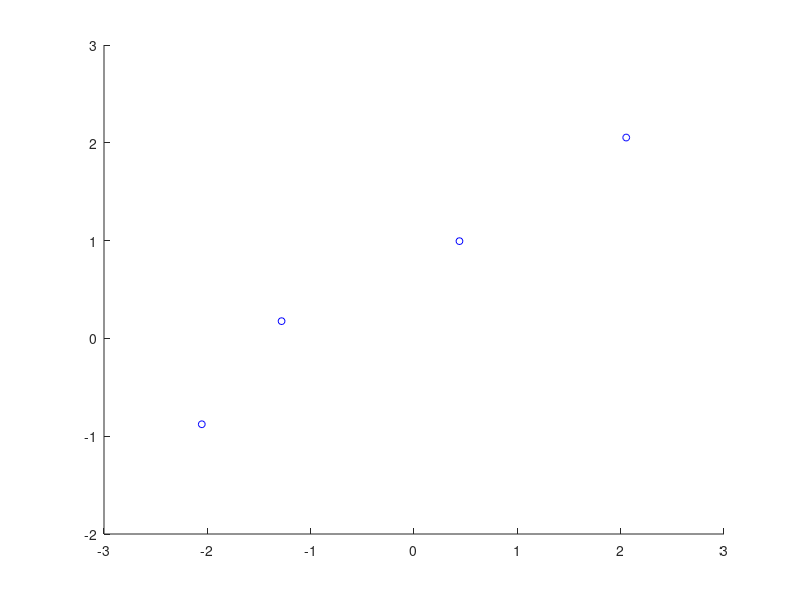

The MATLAB script that drew this image:
clc;
clear all;
close all;
format long;
dash = ('----------------------------------');
%% SIGNAL DETECTION for UNEQUAL VARIANCE BTW NOISE AND SIGNAL

% when we have rate responses 
% we have different ORDERED n categories
% categories are separated by n-1 criterions (lambda1,lambda2..etc)
% we want to calculate for each criterion: P_FA and P_H
% ?(-1)(P_H) and ?(-1)(P_FA) fit a straight line

n = 6; %number categories, == len(N)== len(s)
n_lambdas = n-1;
t_n= 100; % number of NOISE inputs 

t_sn= 100;% number of SIGNAL+noise inputs
tot_obs = 100;%for simplicity, since its the same for Noise and Signal

N = [2,31,57,8,2,0]; %Noise
N_CR = [2,31,57];
N_FA = [8,2,0]; 
%------------------------------
S = [2,14,27,38,15,4]; %Signal(+noise)
S_M = [2,14,27];
S_H = [38,15,4];
%%
No_responses_N = sum(N(1:3))
No_responses_S = sum(N(4:6))
Yes_responses_N = sum(S(1:3))
Yes_responses_S = sum(S(4:6))

Tot_NO = [No_responses_N,No_responses_S]
Tot_YES = [Yes_responses_N,Yes_responses_S]

%% 

%two_by_two_table(:,:,n_lambdas)= zeros(2, 2, n_lambdas)
for i = 1:n_lambdas
   disp (['criterion ',num2str(i)])
   N_NO_per_lambda =  sum(N(1:i))
   S_NO_per_lambda =  sum(S(1:i))
   N_YES_per_lambda =  sum(N(i:n_lambdas))
   S_YES_per_lambda =  sum(N(i:n_lambdas))
   %two_by_two_table(:,:,i) = [N_NO_per_lambda,N_YES_per_lambda;S_NO_per_lambda,S_YES_per_lambda]
   disp (dash)
end

for i = 1:n_lambdas
    disp (['criterion ',num2str(i)])
   %two_by_two_table(i) 
end

%% cumulatives

Cum_N = cumsum(N)
Cum_S = cumsum(S)
disp(dash)

%% initialization
% P_H = zeros(1,n); %row vectors
% P_FA = zeros(1,n);
%%
for i= 1:n-1 % 1,2,3,4,5,n
    P_FA(i) = (tot_obs-Cum_N(i))/tot_obs;
    P_H(i) = (tot_obs-Cum_S(i))/tot_obs;
end

P_FA 
P_H 
%% standardize
Z_FA = norminv(P_FA)
Z_H = norminv(P_H)


%%	ROC RECECIVER OPERATING PARAMETERS
% Z_FA (x axis IN ROC)
% Z_H (y axis IN ROC)
% mu_S
% sigma_S

%% in Gaussian coordinates ROC characteristics is a straight line
% ?-1(P_H)=(1/?_S)*(?-1(P_FA))+(?_S/?-S)
% Z_H = (1/?_S)*Z_FA +(?_S/?-S)
% y = mx +q

% y = P(1)x +P(2)<---- using polyfit
% m= P(1)= (1/?_S) <---- SLOPE
% Q = P(2)=(?_S/?_S) <---- INTERCEPT

%% linear fit to data
c = 4;
x = Z_FA(1:c);
y = Z_H(1:c);
% 
% % fitlm <---- WRONG
% tbl = table(x,y)
% model = fitlm(tbl,'linear')
% anova(model,'summary')
% 
% A = model.Coefficients.Estimate(2:end)'; %<--------- take the transpose to have row vector
% m = A(1)%slope
% q = model.Coefficients.Estimate(1) % intercept
% s_S = 1/m
% m_S = q*s_S

% polyfit
%p = normcdf(x,mu,sigma) returns the cdf of the normal distribution with mean mu and standard deviation sigma, evaluated at the values in x.
P = polyfit(x,y,1); 
yfit = P(1)*x+P(2);
sigma_S = 1/P(1)
mean_S = P(2)*sigma_S

% Display evaluated equation y = m*x + b
disp(['Equation is y = ' num2str(P(1)) '*x + ' num2str(P(2))])
 
%% plot in Gaussian coordinates the ROC
% receiver operating caratheristic ROC curve  z_H over z_FA
% z_H = (1/sigma_signal)* z_FA + (mu_signal/sigma_signal)

figure(1)
hold on
x = Z_FA;
y = Z_H;
scatter(x,y,25,'b','o') 

%% d_prime - Definition

d_prime = @(Prob_hits,Prob_FalseAlarm) norminv(Prob_hits)-norminv(Prob_FalseAlarm);

%%
% how to check if data comes from equal variance or unequal variance? 
% estimate d_prime for all the criterions
% if d_prime = constant --> equal variance
% if d_prime = NOT constant --> UNequal variance
disp(dash)
for i= 1:length(P_FA)
    dprime_approx(i) = d_prime(P_H(i),P_FA(i)); 
end

dprime_approx

% D_prime changes a lot with the criteriom == unequal variance